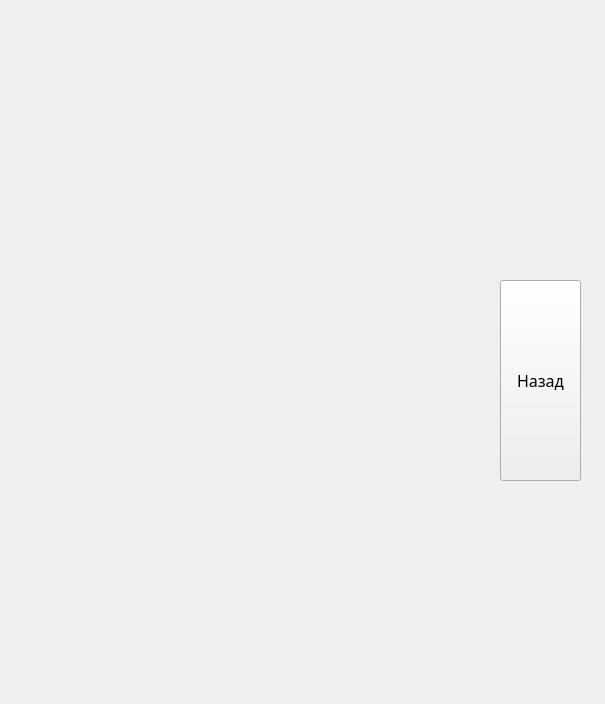
<?xml version="1.0" encoding="UTF-8"?>
<ui version="4.0">
 <class>Form</class>
 <widget class="QWidget" name="Form">
  <property name="geometry">
   <rect>
    <x>0</x>
    <y>0</y>
    <width>605</width>
    <height>704</height>
   </rect>
  </property>
  <property name="windowTitle">
   <string>Form</string>
  </property>
  <widget class="QLabel" name="label">
   <property name="geometry">
    <rect>
     <x>-660</x>
     <y>-390</y>
     <width>1631</width>
     <height>1111</height>
    </rect>
   </property>
   <property name="text">
    <string/>
   </property>
   <property name="pixmap">
    <pixmap>../../../Desktop/videoblocks-tea-plantation-and-bright-sunshine-nature-background-with-blurred-bokeh-effect-fresh-green-leaves-grow-on-agriculture-field-in-rural-india-beautiful-summer-landscape-with-hot-sun-li.png</pixmap>
   </property>
  </widget>
  <widget class="QPushButton" name="nazad">
   <property name="geometry">
    <rect>
     <x>500</x>
     <y>280</y>
     <width>81</width>
     <height>201</height>
    </rect>
   </property>
   <property name="font">
    <font>
     <family>Segoe Print</family>
     <pointsize>12</pointsize>
    </font>
   </property>
   <property name="text">
    <string>Назад</string>
   </property>
  </widget>
  <widget class="QLabel" name="label_2">
   <property name="geometry">
    <rect>
     <x>0</x>
     <y>10</y>
     <width>491</width>
     <height>691</height>
    </rect>
   </property>
   <property name="text">
    <string/>
   </property>
   <property name="pixmap">
    <pixmap>../2.png</pixmap>
   </property>
  </widget>
 </widget>
 <resources/>
 <connections/>
</ui>
